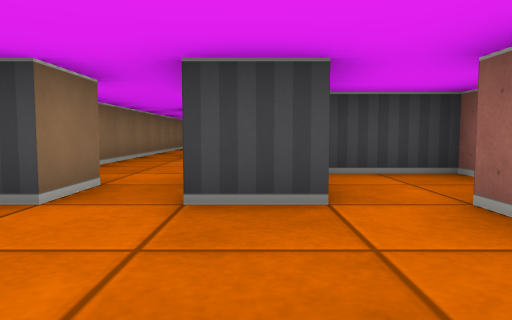
[1] (above)

16 first-person views from a walk through a cub3D ray-caster map. The camera is about half as high as the walls, tilts 4° down and sees 70° across. The floor is counted in squares. Each view is taken from the middle of a square. On the plan, view 1 faces up. The plan holds only what a view shows up to about 9 squares ahead; the rest is blank.

[2]
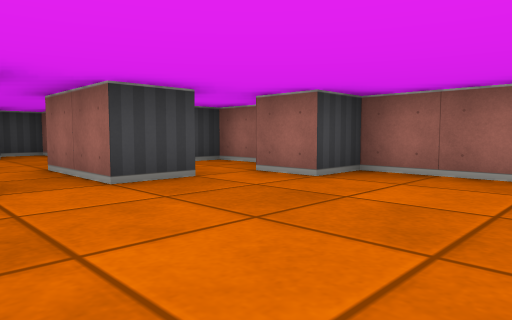

[3]
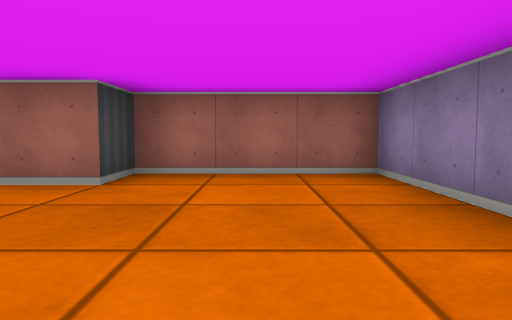

[4]
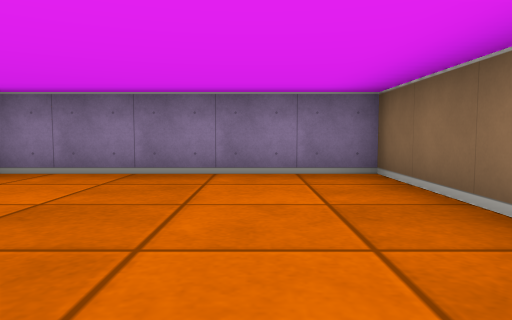

[5]
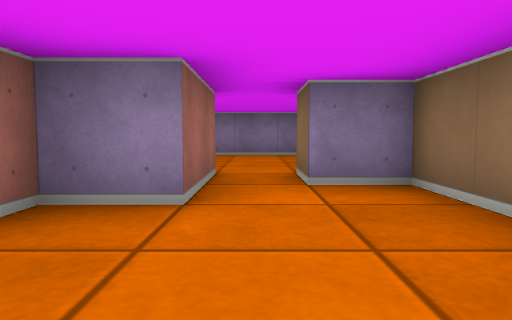

[6]
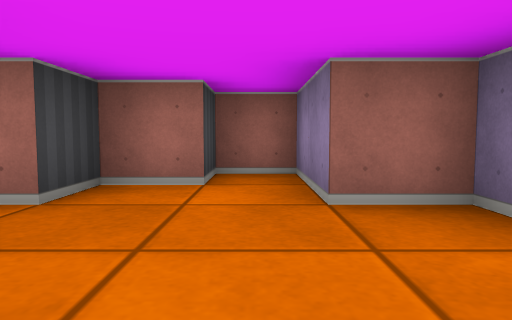

[7]
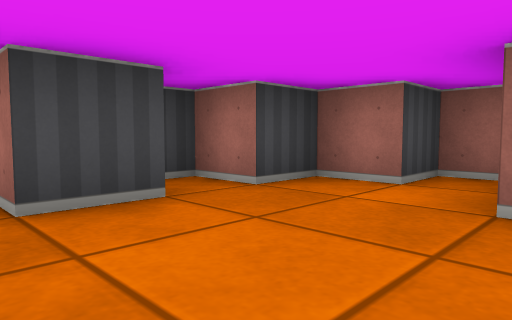

[8]
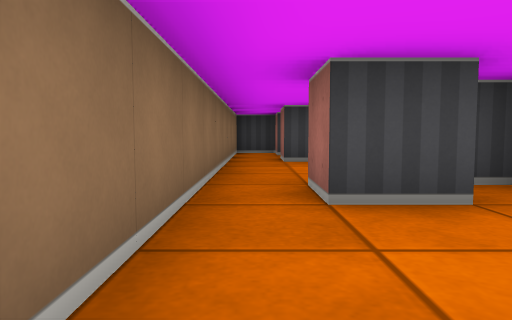

[9]
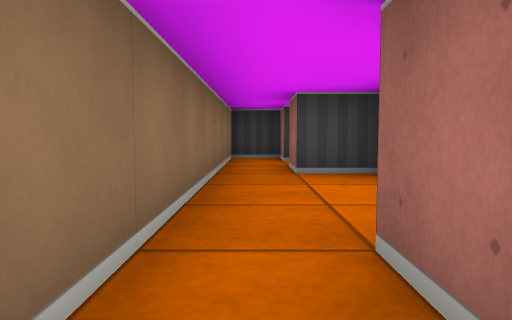

[10]
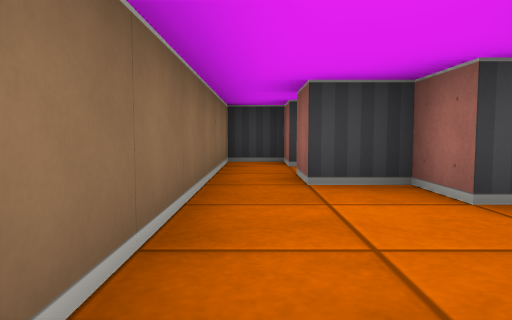

[11]
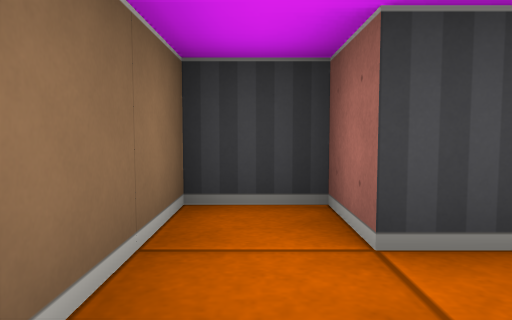

[12]
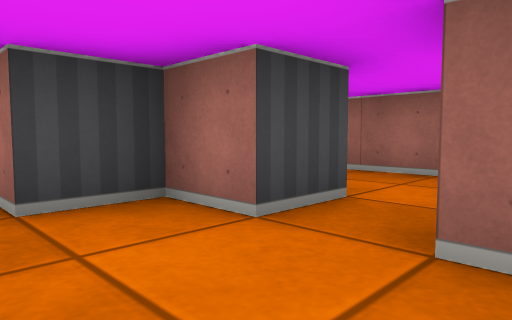

[13]
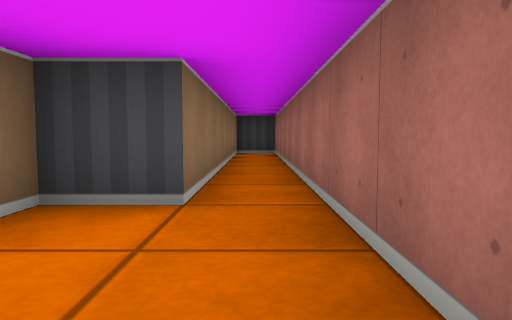

[14]
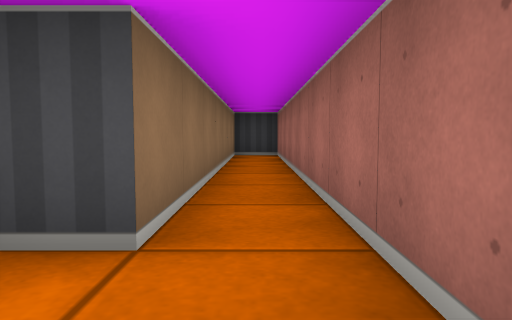

[15]
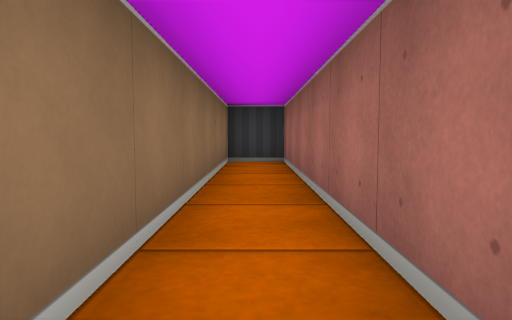

[16]
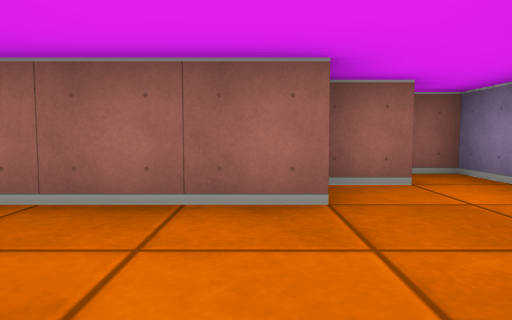

### Floor plan
Points are (right, up) in squares from view 1. A wall is a line through its corners. A room is listed if a view was taken in it or the views show most of it. See-through windows are left out.
Room 1 (views 1, 2, 3, 4)
walls: (0.6, 2.5) (-0.5, 2.5) (-0.5, 3.5); (-2.5, 1) (-2.5, -1.5) (2.5, -1.5) (2.5, 1.5) (1.5, 1.5) (1.5, 2.5); (-1.5, 3.5) (-1.5, 2.5) (-1.9, 2.5); (2.5, 3.5) (2.5, 4.5) (0.9, 4.5)
ways out: opening at (-1, 4) to room 2
Room 2 (views 5, 6, 7, 8, 9, 10)
walls: (-0.4, 7.5) (-1.5, 7.5) (-1.5, 8.5); (-0.5, 3.5) (-0.5, 4.5) (0.5, 4.5) (0.5, 5.5) (2.5, 5.5) (2.5, 6.5) (1.5, 6.5) (1.5, 7.5) (0.5, 7.5); (-2.5, 8.5) (-2.5, 3.5) (-1.5, 3.5); (0.5, 8.5) (-0.4, 8.5)
ways out: opening at (-1, 4) to room 1; opening at (-2, 9) to room 3
Room 3 (views 11, 12, 16)
walls: (0.6, 10.5) (-0.5, 10.5) (-0.5, 11.5) (-1.5, 11.5) (-1.5, 12.5); (-0.9, 13.5) (-1.5, 13.5) (-1.5, 14.5) (-2.5, 14.5) (-2.5, 8.5)
ways out: opening at (-2, 9) to room 2; opening at (0, 10) to room 4; opening at (-1, 13)
Room 4 (views 13, 14, 15)
walls: (2.5, 9.4) (2.5, 18.5) (1.5, 18.5) (1.5, 11.5) (0.5, 11.5) (0.5, 11); (3.5, 8.4) (3.5, 9.4); (3.5, 7.5) (4.5, 7.5) (4.5, 8.1)
ways out: opening at (0, 10) to room 3

Positions as (right, up) in squares from view 1, and headings:
1: (0, 0), facing up
2: (-2, -1), facing up-right
3: (-2, 0), facing right
4: (-1, 3), facing down
5: (-1, 7), facing down
6: (-2, 6), facing right
7: (-2, 5), facing up-right
8: (-2, 5), facing up
9: (-2, 7), facing up
10: (-2, 8), facing up
11: (-2, 12), facing up
12: (-2, 9), facing up-right
13: (2, 9), facing up
14: (2, 10), facing up
15: (2, 12), facing up
16: (0, 10), facing right
